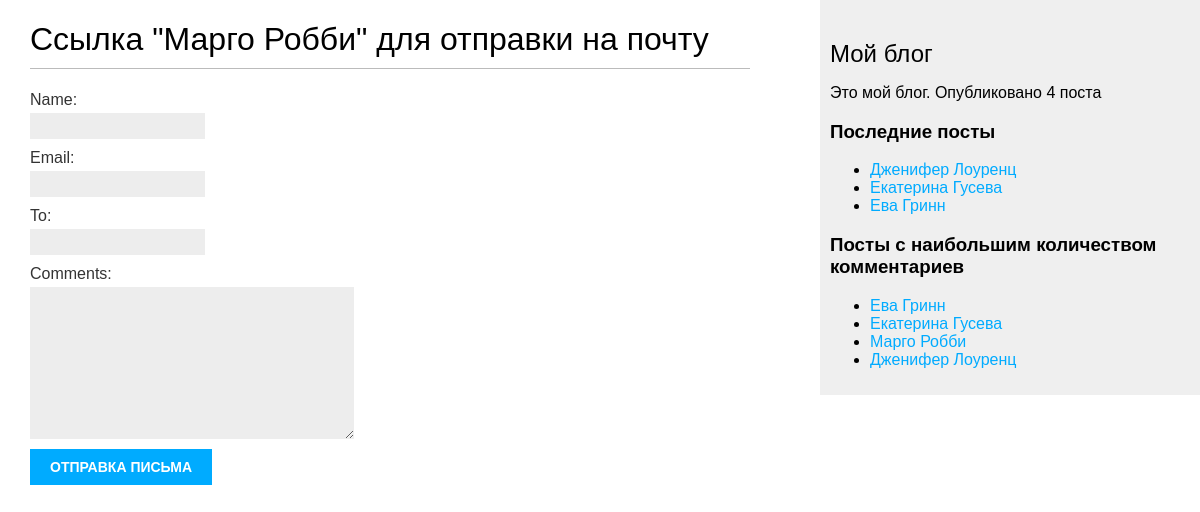
Page /blog/1/share/ on the earlier database version.
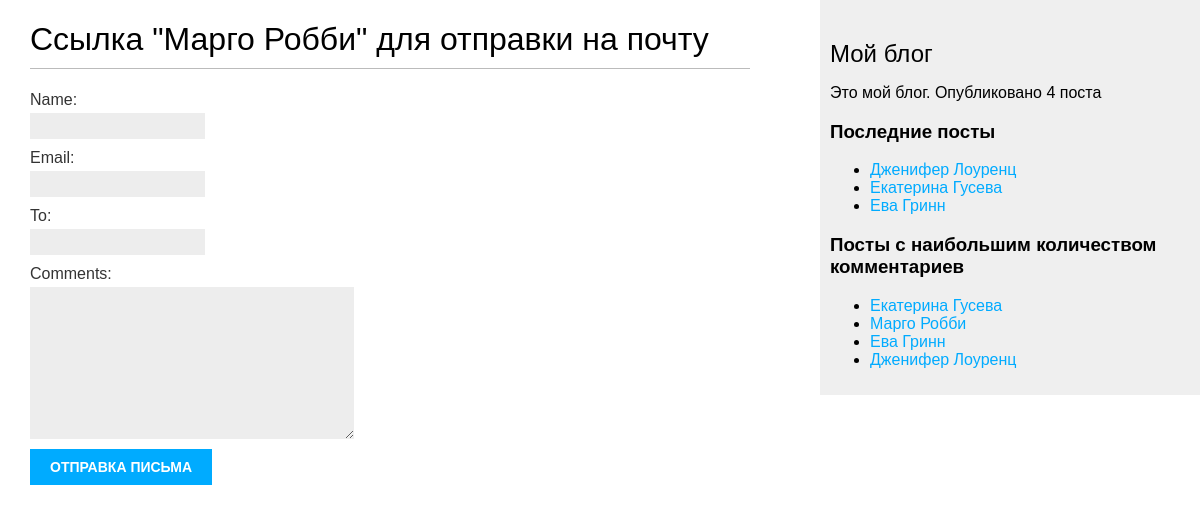
Same page on the later database version.
### blog/models.py (models this page shows, shortened)
class Post(models.Model):
    class Status(models.TextChoices):  # вложенный перечисляемый класс для создания поля status
        DRAFT = 'DF', 'Draft'
        PUBLISHED = 'PB', 'Published'
    title = models.CharField(max_length=250)  # заголовок
    slug = models.SlugField(max_length=250, unique_for_date='publish')  # слаг уникальный для даты публикации
    author = models.ForeignKey(User, on_delete=models.CASCADE,
                               related_name='blog_posts')  # созданние связи с встроенной таблицей User один ко многим
    body = models.TextField()  # тело поста
    publish = models.DateTimeField(default=timezone.now)  # время публикации
    created = models.DateTimeField(auto_now_add=True)  # время создания
    updated = models.DateTimeField(auto_now=True)  # время изменения
    status = models.CharField(max_length=2, choices=Status.choices, default=Status.DRAFT)  # поле статус\
    objects = models.Manager()  # менеджер применямый по умолчанию
    published = PublishedManager()  # конкретно-прикладной менеджер
    tags = TaggableManager()
    class Meta:
        verbose_name = "Женщина"  # замена в админ-панели категории блога
        verbose_name_plural = "Женщины"  # множественное число категории
        ordering = ['-publish']
        indexes = [
            models.Index(fields=['-publish']),
        ]
    def get_absolute_url(self): #канонический url изменяем в соответсвии с представлением
        return reverse('blog:post_detail',
                       args=[self.publish.year,
                             self.publish.month,
                             self.publish.day,
                             self.slug])

### blog/views.py (the view)
# urls.py: path('<int:post_id>/share/', views.post_share, name='post_share'),#шаблон почты
def post_share(request, post_id):
    post = get_object_or_404(Post, id=post_id, \
                             status=Post.Status.PUBLISHED)  # функция сокращенного доступа
    sent = False
    if request.method == 'POST':
        form = EmailPostForm(request.POST)
        if form.is_valid():
            cd = form.cleaned_data  # извлечение данных из формы
            post_url = request.build_absolute_uri(post.get_absolute_url())  # отправить электронное письмо
            subject = f"{cd['name']} рекомендовал Вам прочитать " \
                      f"{post.title}"
            message = f"Read {post.title} at {post_url}\n\n" \
                      f"{cd['name']}\'s comments: {cd['comments']}"
            send_mail(subject, message, 'dzygun-roman@mail.ru', [cd['to']])
            sent = True
    else:
        form = EmailPostForm()
    return render(request, 'blog/post/share.html', {'post': post,
                                                    'form': form,
                                                    'sent': sent})

### blog/forms.py
class EmailPostForm(forms.Form): #формы помещают в файле forms.py приложения
    name = forms.CharField(max_length=25) #имя человека отправляющего пост
    email = forms.EmailField() #адрес отправителя поста
    to = forms.EmailField() #адрес получателя поста
    comments = forms.CharField(required=False, widget=forms.Textarea) #комментарии к посту опционально

### blog/models.py (called while the page is built)
    def get_queryset(self):
        return super().get_queryset() \
            .filter(status=Post.Status.PUBLISHED)  # получаем посты со статусом published

### blog/templatetags/blog_tags.py (called while the page is built)
@register.simple_tag
def get_most_commented_posts(count=5):
    return Post.published.annotate(total_comments=Count('comments')).order_by('-total_comments')[:count]

@register.simple_tag
def total_posts():
    return Post.published.count()

@register.inclusion_tag('blog/post/latest_posts.html')  # регистрируем шаблонный тег
def show_latest_posts(count=5):
    latest_posts = Post.published.order_by('-publish')[:count]
    return {'latest_posts': latest_posts}

### blog/templates/blog/post/share.html (shortened to what this page needs)
{% extends "blog/base.html" %}
{% block content %}
   {% if sent %}
   <h1>Отправление письма</h1>
   <p>
       "{{ post.title }}" был отправлен на почту
        {{ form.cleaned_data.to }}.
   </p>
{% else %}
   <h1>Ссылка "{{ post.title }}" для отправки  на почту</h1>
   <form method="post" novalidate>
       {{ form.as_p }}
       <input type="submit" value="Отправка письма">
   </form>
   {% endif %}
{% endblock %}

### blog/templates/blog/base.html (shortened to what this page needs)
{% load blog_tags %}
{% load static %}
<!DOCTYPE html>
<html>
<head>
    <link href="{% static "css/blog.css" %}" rel="stylesheet">
</head>
<body>
   <div id="content">
       {% block content %}
       {% endblock %}
   </div>
   <div id="sidebar">
       <h2>Мой блог</h2>
       <p>Это мой блог.
       Опубликовано {% total_posts %} поста
       </p>
       <h3>Последние посты</h3>
       {% show_latest_posts 3 %}
       <h3>Посты с наибольшим количеством комментариев</h3>
       {% get_most_commented_posts as most_commented_posts %}
       <ul>
           {% for post in most_commented_posts %}
           <li>
               <a href="{{ post.get_absolute_url }}">{{ post.title }}</a>
           </li>
           {% endfor %}
       </ul>
   </div>
</body>
</html>

### blog/templates/blog/post/latest_posts.html
<ul>
    {% for post in latest_posts %}
    <li>
        <a href="{{ post.get_absolute_irl }}">{{ post.title }}</a>
    </li>
    {% endfor %}
</ul>

Differences in the rows shown:
changed Post "Ева Гринн": moves down the list
